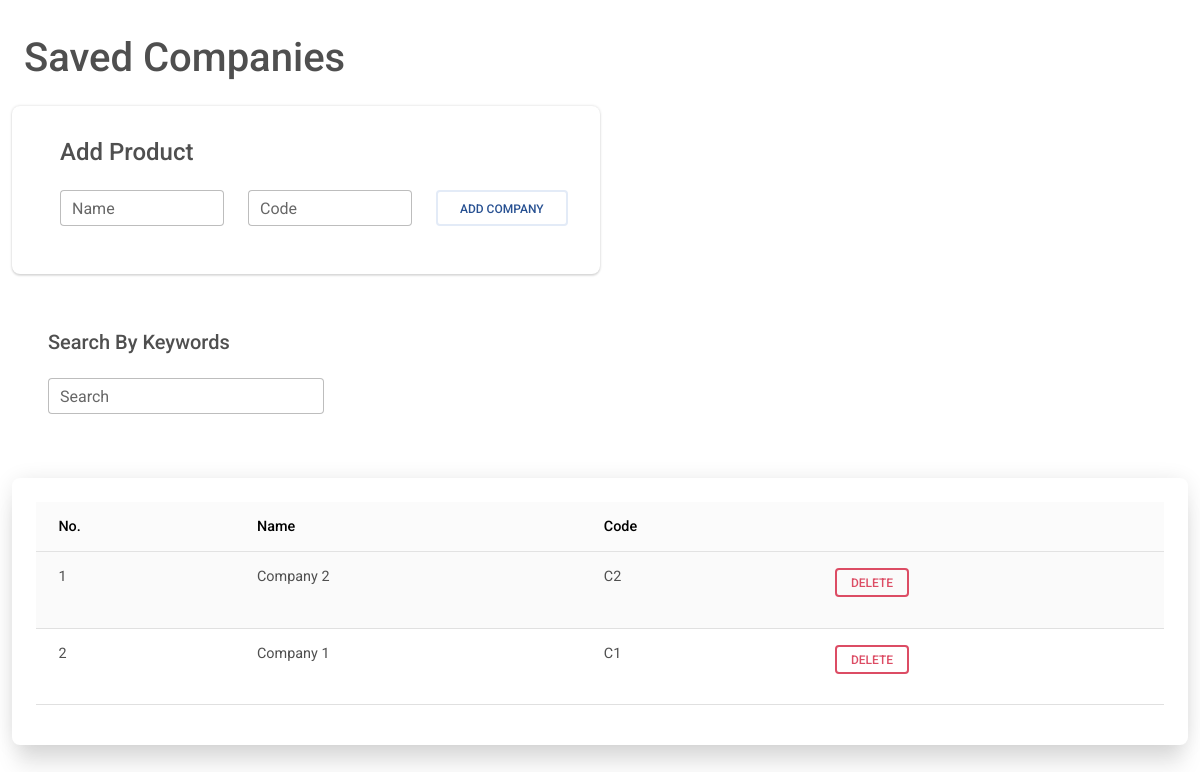
The page /savedcompshowall.php (signed in) on the database its author committed.
### tables this page shows
CREATE TABLE IF NOT EXISTS `company` (
  `id` int NOT NULL AUTO_INCREMENT,
  `name` varchar(50) NOT NULL,
  `code` varchar(25) NOT NULL,
  `user_id` varchar(50) NOT NULL,
  PRIMARY KEY (`id`)
);

### checkuserlogin.php (called while the page is built, shortened)
<?php
include 'conn.php';
$user_check = $_SESSION['username'];
$ses_sql = mysqli_query($conn, "select user_id from profile where user_id='$user_check'");
$row = mysqli_fetch_array($ses_sql, MYSQLI_ASSOC);
$loggedin_session = $row['user_id'];
?>

### savedcompshowall.php (the view, shortened to what this page needs)
<?php
include 'conn.php';
include 'checkuserlogin.php';
?>
<?php
$sql = "SELECT * from company WHERE user_id = '".(string)$loggedin_session."'";
$retval = mysqli_query($conn, $sql);
?>
<html>
<link rel="stylesheet" href="https://cdnjs.cloudflare.com/ajax/libs/font-awesome/6.0.0/css/all.min.css" />
<link rel="stylesheet" href="css/mdb.min.css" />
<body>
    <main><br>
        <h1 class="mt-2 ms-4">Saved Companies</h1>
        <div class="container-fluid">
            <div class="mt-4 w-50 ">
                <form method="post" class="bg-white rounded-5 shadow-2-strong ps-5 pb-5 pt-1  pt-2 mb-2">
                    <h4 class='mb-4 mt-4'>Add Product</h4>
                    <div class='row'>
                        <div class="col">
                            <div class="form-outline">
                                <input type="text" id="namefield" class="form-control" required name="name">
                                <label for="namefield" class='form-label'>Name</label>
                            </div>
                        </div>
                        <div class="col">
                            <div class="form-outline">
                                <input type="text" id="codefield" class="form-control" required name="code">
                                <label for="codefield" class='form-label'>Code</label>
                            </div>
                        </div>
                        <div class="col">
                            <button name="add_company" class="btn btn-outline-secondary text-nowrap"
                                    data-mdb-ripple-color="dark">Add Company</button>
                        </div>
                    </div>
                </form>
            </div>
            <div class="row justify-content">
                <form name="filter" class="bg-white rounded-5 shadow-0-strong p-5" method="post">
                    <h5 class='mb-4'>Search By Keywords</h5>
                    <div class='col justify-content w-25'>
                        <div class="input-group">
                            <div class="form-outline">
                                <input type="text" name="search" id='search' class="form-control"
                                    placeholder="eg. Akshay Coir">
                                <label class="form-label" for="search">Search</label>
                            </div>
                        </div>
                    </div>
                </form>
            </div>
            <div class="container-fluid mb-2 p-2 bg-white rounded-5 shadow-5-strong p-4">
                <table class="table table-striped">
                    <thead class="table-light">
                        <th>
                            No.
                        </th>
                        <th>
                            Name
                        </th>
                        <th>
                            Code
                        </th>
                        <th>
                        </th>
                    </thead>
                    <tbody id='cbody'>
                        <?php
                        $i = 1;
                        while ($row = mysqli_fetch_assoc($retval)) {
                            echo "
                <tr>
                <td>
                    $i
                </td>
                <td>
                    {$row['name']}
                </td>
                <td>
                    {$row['code']}
                </td>
                <td>
                    <form method='post' id='delete_company' name='delete_company'>
                    <input type='hidden' name='id' value='{$row['code']}'>
                    <input type='submit'  class='btn btn-outline-danger btn-sm' data-mdb-ripple-color='dark' id='delete_company' name='delete_company' value='Delete'>
                    </form>
                    </td>
                </tr>";
                            $i = $i + 1;
                        }
                        ?>
                    </tbody>
                </table>
            </div>
        </div>
    </main>
</body>
</html>

### rows shown on the page
company: name "Company 2", code "C2"
company: name "Company 1", code "C1"
